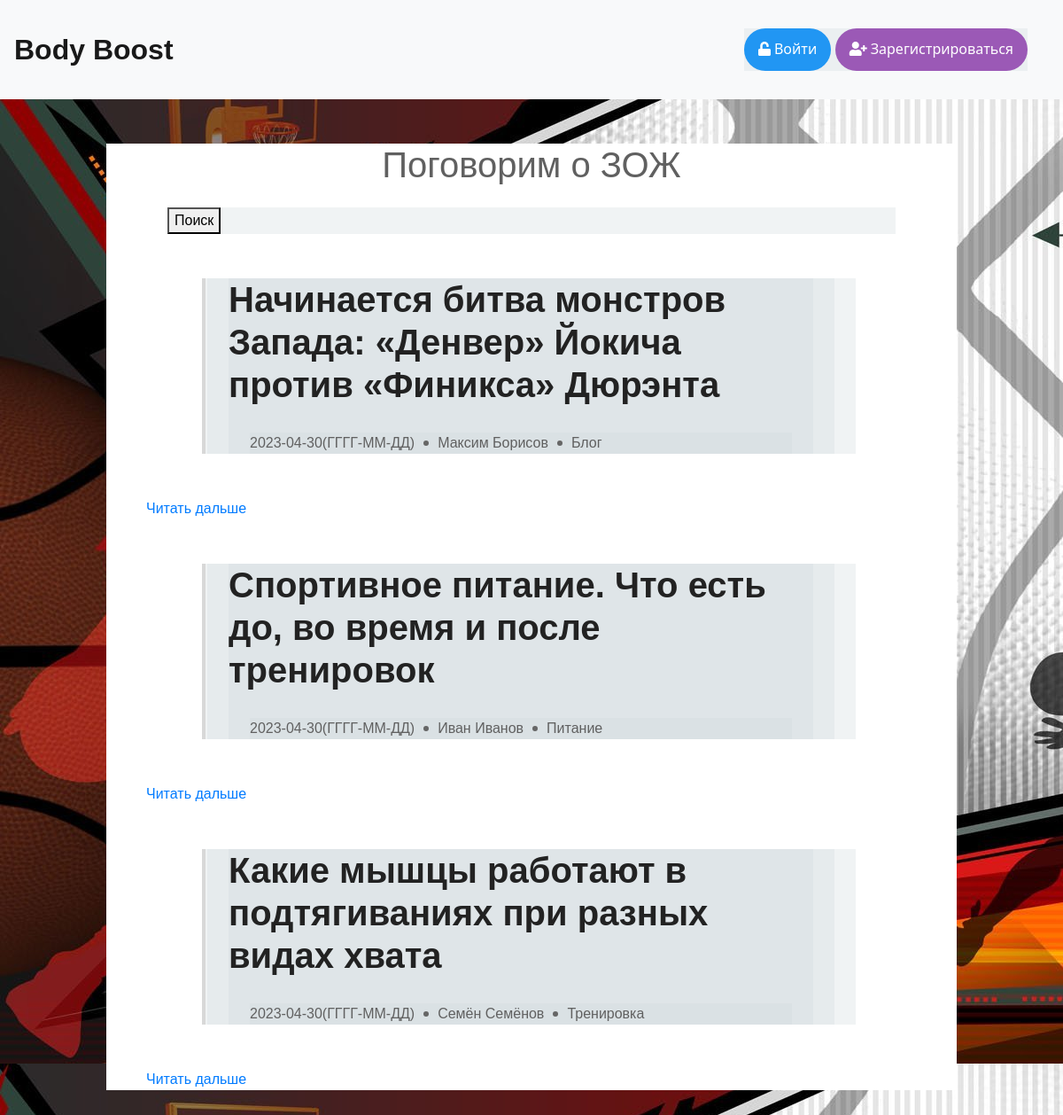
The page / on the database its author committed.
### data/posts.py (models this page shows, shortened)
class Post(SqlAlchemyBase, UserMixin):
    __tablename__ = 'posts'
    id = sqlalchemy.Column(sqlalchemy.Integer, primary_key=True, autoincrement=True)
    creator_id = sqlalchemy.Column(sqlalchemy.Integer,
                                   sqlalchemy.ForeignKey("users.id"))
    user = orm.relationship('User')
    creator_name = sqlalchemy.Column(sqlalchemy.String, nullable=False)
    creator_surname = sqlalchemy.Column(sqlalchemy.String, nullable=False)
    creator_login = sqlalchemy.Column(sqlalchemy.String, nullable=False)
    post_name = sqlalchemy.Column(sqlalchemy.String, nullable=False)
    create_date = sqlalchemy.Column(sqlalchemy.Date, nullable=False, default=datetime.datetime.now())
    text_content = sqlalchemy.Column(sqlalchemy.Text, nullable=True)
    file = sqlalchemy.Column(sqlalchemy.BLOB, default=None, nullable=True)
    is_liked = sqlalchemy.Column(sqlalchemy.BOOLEAN, default=False)
    is_blog = sqlalchemy.Column(sqlalchemy.BOOLEAN, default=False)
    is_training = sqlalchemy.Column(sqlalchemy.BOOLEAN, default=False)
    is_recipe = sqlalchemy.Column(sqlalchemy.BOOLEAN, default=False)
    list_likes = sqlalchemy.Column(sqlalchemy.String, nullable=False, default="")

### server.py (the view)
@app.route("/")
def index():
    db_sess = db_session.create_session()
    posts = db_sess.query(Post).all()
    return render_template("index.html", posts=posts, title="Поговорим о ЗОЖ")

### data/db_session.py (called while the page is built)
def create_session() -> Session:
    global __factory
    return __factory()

### templates/index.html (shortened to what this page needs)
{% extends "base.html" %}
{% block content %}
<head>
	<link rel="stylesheet" href="../static/css/example_css.css">
</head>
<h1 style="text-align: center">{{ title }}</h1>
<div>
	<a href="/"><button class="button1">Поиск</button></a>
</div>
{% for post in posts %}
    <div class="container">
        <div class="post">
            <div class="post-content">
                <div class="post-header">
                    <h1>{{ post.post_name }}</h1>
                    <div class="post-meta">
                        <time>{{ post.create_date }}(ГГГГ-ММ-ДД)</time>
                        <span class="author">{{ post.creator_name }} {{ post.creator_surname }}</span>
                        {% if post.is_blog %}
                            <span class="category">Блог</span>
                        {% endif %}
                        {% if post.is_training %}
                            <span class="category">Тренировка</span>
                        {% endif %}
                        {% if post.is_recipe %}
                            <span class="category">Питание</span>
                        {% endif %}
                    </div>
                </div>
            </div>
        </div>
    </div>
    <a href="/post_review/{{ post.id }}">Читать дальше</a>
{% endfor %}
{% endblock %}

### static/css/base.css (style rules this page uses)
div { margin: 24px; background: rgba(205, 214, 219, 0.3) }

### static/css/example_css.css (style rules this page uses)
* { box-sizing: border-box; margin: 0; }
body { font-family: 'Montserrat', sans-serif; color: #606060; font-size: 14px; }
.container { max-width: 960px; margin: 50px auto; padding: 0 15px; background: white; }
.post h1 { color: #222; font-weight: 600; margin-bottom: 30px; }
.post-meta { margin-bottom: 30px; display: flex; flex-wrap: wrap; }
time, .author { padding-right: 26px; position: relative; }
time:after, .author:after { content: ""; width: 6px; height: 6px; border-radius: 50%; background: #666; position: absolute; top: 50%; right: 10px; transform: translateY(-50%); }
@media (min-width: 768px) { body { font-size: 16px; } }
@media (min-width: 768px) { .container { padding: 0 45px; } }
@media (min-width: 768px) { .post-header { padding-left: 26px; border-left: 4px solid #D8D8D8; margin-left: -30px; } }

### rows shown on the page
Post: post_name "Начинается битва монстров Запада: «Денвер» Йокича против «Финикса» Дюрэнта", create_date "2023-04-30", creator_name "Максим", creator_surname "Борисов", is_blog "Блог"
Post: post_name "Спортивное питание. Что есть до, во время и после тренировок", create_date "2023-04-30", creator_name "Иван", creator_surname "Иванов", is_recipe "Питание"
Post: post_name "Какие мышцы работают в подтягиваниях при разных видах хвата", create_date "2023-04-30", creator_name "Семён", creator_surname "Семёнов", is_training "Тренировка"

### other values the page prints
{{ title }} "Поговорим о ЗОЖ"
